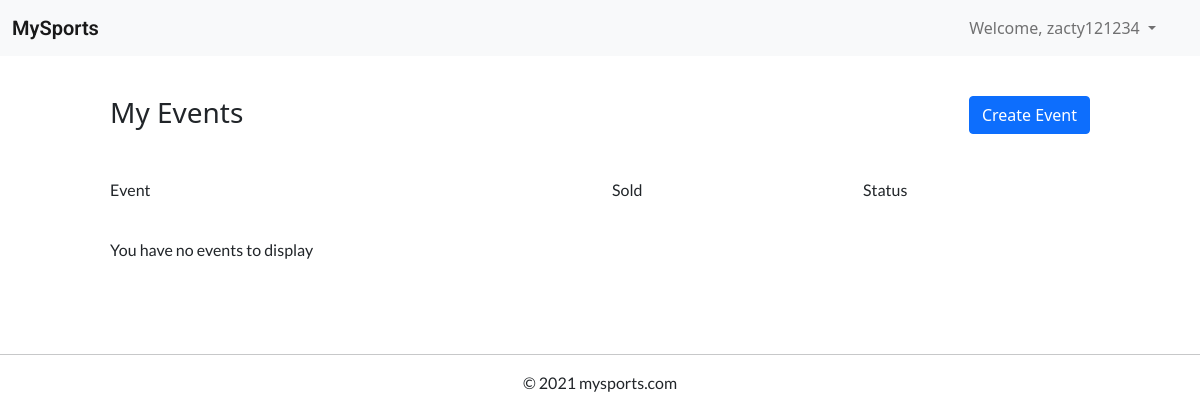
Before: /manage-events (signed in) with the older database file.
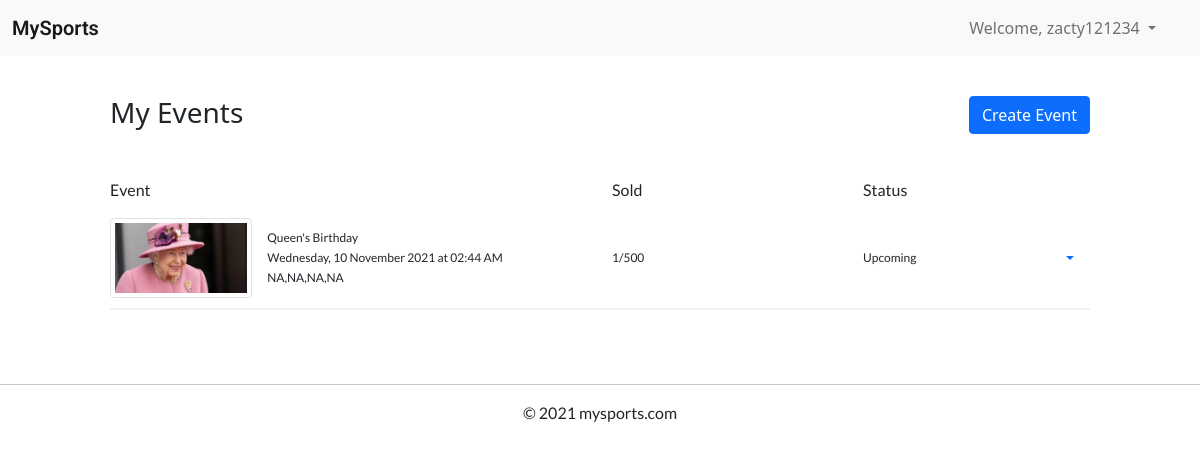
After: the same page with the newer database file.
### website/models.py (models this page shows, shortened)
class Event(db.Model):
    __tablename__ = 'events'
    event_id = db.Column(db.Integer, primary_key=True, autoincrement=True)
    title = db.Column(db.String(80))
    description = db.Column(db.String(2000))
    sport = db.Column(db.String(20))
    image = db.Column(db.String(100))
    venue = db.Column(db.String(50))
    address = db.Column(db.String(150))
    start_time = db.Column(db.DateTime())
    end_time = db.Column(db.DateTime())
    status = db.Column(db.String(15))
    tickets_total = db.Column(db.Integer())
    price = db.Column(db.Float())
    user_id = db.Column(db.Integer(), db.ForeignKey('users.user_id'))
    orders = db.relationship('Order')
    comments = db.relationship('Comment')
    @property
    def tickets_sold(self) -> int:
        tickets_sold = 0
        for order in self.orders:
            tickets_sold += order.ticket_quantity
        return tickets_sold
    def formatted_time(self, time:datetime):
        return '{}, {} {} {} at {}'.format(get_day(time.weekday()),
                                                time.day,
                                                get_month(time.month - 1),
                                                time.year,
                                                time.strftime("%I:%M %p"))

class Order(db.Model):
    __tablename__ = 'orders'
    order_id = db.Column(db.Integer, primary_key=True, autoincrement=True)
    ticket_quantity = db.Column(db.Integer(), default=0)
    order_date = db.Column(db.DateTime())
    total_cost = db.Column(db.Float())
    user_id = db.Column(db.Integer, db.ForeignKey('users.user_id'))
    event_id = db.Column(db.Integer, db.ForeignKey('events.event_id'))
    @property
    def total_cost(self) -> float:
        return self.ticket_quantity * self.event.price

### website/views.py (the view)
@bp.route('/manage-events')
@login_required
def manage_events():
    return render_template('manage_events.html', events=current_user.events)

### website/models.py (called while the page is built)
def get_day(day:int):
    return days_of_week[day]

def get_month(month:int):
    return months[month]

### website/templates/manage_events.html (shortened to what this page needs)
{% extends "base.html" %}
{% block content %}
<div class="container-fluid">
  <div class="col-12 col-lg-10 mx-auto">
    <div class="div-2"></div>
    <div class="row">
      <div class="col">
        <h3>My Events</h3>
      </div>
      <div class="col">
        <form action="{{ url_for('main.create_event') }}">
          <button class="btn btn-primary float-right">Create Event</button>
        </form>
      </div>
    </div>
    <div class="div-1"></div>
    <div class="div-1"></div>
    <div class="row">
      <div class="col-6">
        <p>Event</p>
      </div>
      <div class="col-3">
        <p>Sold</p>
      </div>
      <div class="col-3">
        <p>Status</p>
      </div>
    </div>
    {% if events|length > 0  %}
    {% for event in events %}
    <div class="my-event-container">
      <div class="row">
        <div class="col-6 d-flex">
          <img class="img-fluid img-thumbnail float-left my-auto"
            src="{{ url_for('main.download', filename=event.image) }}">
            <div class="my-auto">
              <p>{{ event.title }}</p>
              <p>{{ event.formatted_time(event.start_time) }}</p>
              <p>{{ event.address }}</p>
          </div>
        </div>
        <div class="col-3 d-flex">
          <p class="my-auto">{{ event.tickets_sold|string }}/{{ event.tickets_total|string }}</p>
        </div>
        <div class="col-3 d-flex">
          <p class="my-auto">{{ event.status }}</p>
          <div class="dropdown my-auto ms-auto">
            <a class="nav-link dropdown-toggle" href="#" data-bs-toggle="dropdown"></a>
          </div>
        </div>
      </div>
    </div>
    <div class="div-1"></div>
    {% endfor %}
    {% else %}
    <div class="div-1"></div>
    <p>You have no events to display</p>
    <div class="div-1"></div>
    {% endif %}
  </div>
</div>
<div class="div-2"></div>
{% endblock %}

Changed rows visible on the page:
added Event: image (picture), title "Queen's Birthday", formatted_time "Wednesday, 10 November 2021 at 02:44 AM", address "NA,NA,NA,NA", tickets_sold "1", tickets_total "500", status "Upcoming"
Other visible differences:
text no longer shown: "You have no events to display"
